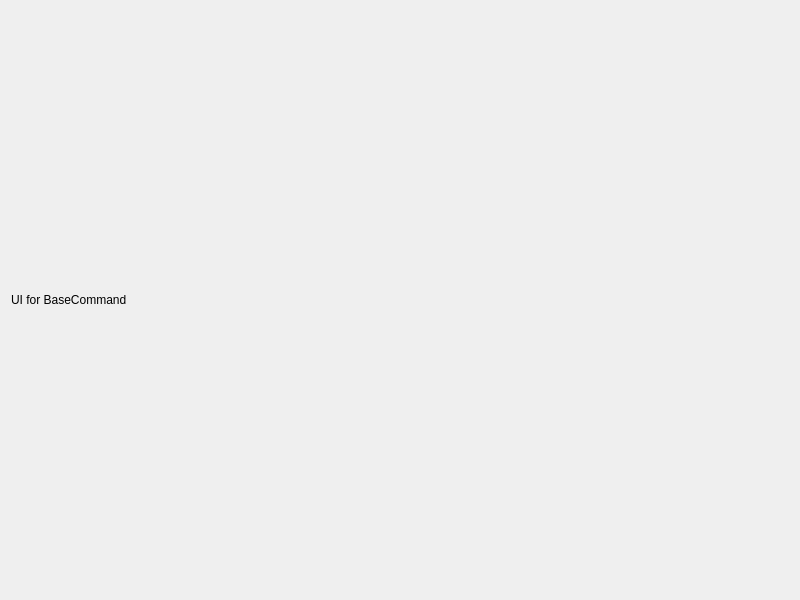
<?xml version="1.0" encoding="UTF-8"?>
<ui version="4.0">
 <class>BaseCommand</class>
 <widget class="QDialog" name="baseCommand">
  <property name="geometry">
   <rect>
    <x>0</x>
    <y>0</y>
    <width>800</width>
    <height>600</height>
   </rect>
  </property>
  <property name="windowTitle">
   <string>Base Command</string>
  </property>
  <layout class="QVBoxLayout" name="verticalLayout">
   <item>
    <widget class="QLabel" name="label">
     <property name="text">
      <string>UI for BaseCommand</string>
     </property>
    </widget>
   </item>
  </layout>
 </widget>
 <resources/>
 <connections/>
</ui>
